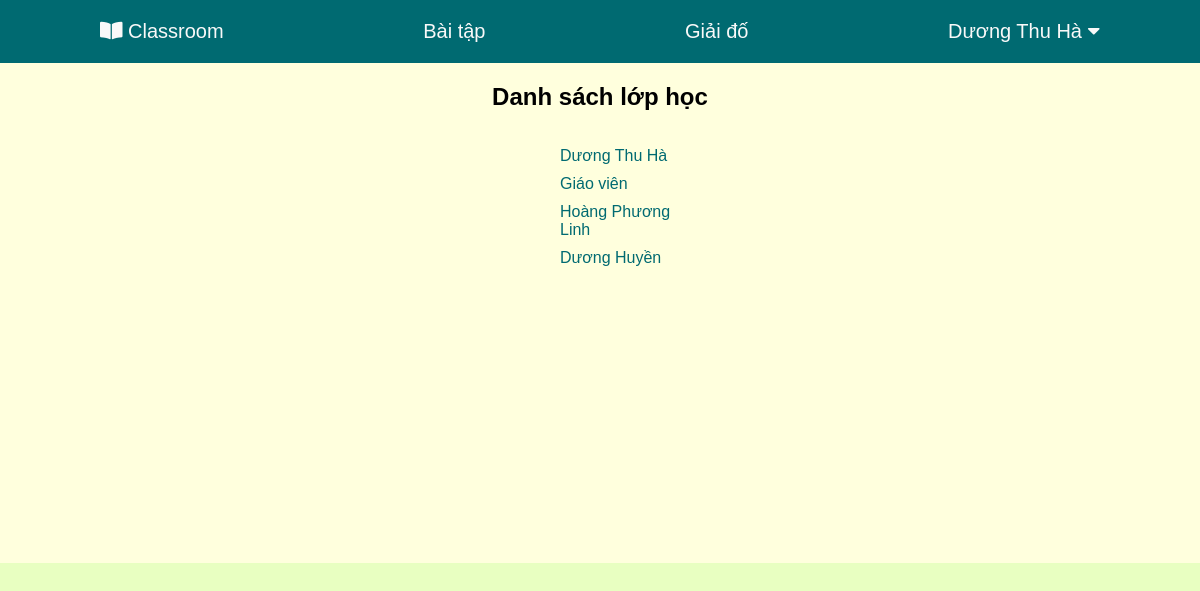
Page /info.php (signed in) on the committed database.
### tables this page shows
CREATE TABLE `info` (
  `username` varchar(50) NOT NULL,
  `password` varchar(50) NOT NULL,
  `name` varchar(50) DEFAULT NULL,
  `email` varchar(50) DEFAULT NULL,
  `phone_number` int(15) DEFAULT NULL,
  `id` int(1) NOT NULL
);

### info.php (the view, shortened to what this page needs)
<!DOCTYPE html>
<html>
<head>
    <link rel="stylesheet" href="resources/css/page.css">
    <link rel="stylesheet" href="resources/css/list_std.css">
    <link rel="stylesheet" href="https://use.fontawesome.com/releases/v5.6.3/css/all.css">
</head>
<body>
<div class="wrapper">
    <?php include "header.php" ?>
    <div class="container">
        <div class="info">
            <h1 class="header-info">Danh sách lớp học</h1>
            <div class="box-list-std">
                <div style="width: 30%" class="list-std">
                    <ul>
                        <?php include "connect_server.php";
                        $sql = "SELECT * FROM info";
                        $result = $conn->query($sql);
                        ?>
                        <?php
                        while ($rows = $result->fetch_assoc()) {
                            ?>
                            <li>
                                <a class="std" href=<?php echo 'info.php?detail_info=' . $rows['username'] ?>><?php echo $rows['name']; ?></a>
                            </li>
                        <?php } ?>
                    </ul>
                </div>
            </div>
        </div>
    </div>
        <?php include "footer.php";?>
</div>
</body>
</html>

### resources/css/page.css (style rules this page uses)
* { box-sizing: border-box; font-family: Arial, "Helvetica Neue", Helvetica, sans-serif; }
.wrapper { margin: 0; }
body { margin: 0; }
.container { width: 100%; margin: 0; align-items: center; height: 100%; background-color: #ffffdd; height: 500px; }
h1 { margin: 0; padding: 20px; font-size: 24px; }
a { color: #f9f9f9; text-decoration: none; }

### resources/css/list_std.css (style rules this page uses)
.header-info { width: 100%; height: 100%; text-align: center; }
.box-list-std { display: flex; justify-content: center; height: 100%; }
ul { list-style-type: none; }
li { margin: 10px 100px; }
a.std { color: #006a71; }

### rows in the picture
info: name "Dương Thu Hà"
info: name "Giáo viên"
info: name "Hoàng Phương Linh"
info: name "Dương Huyền"

### other values in the picture
$name "Dương Thu Hà"
